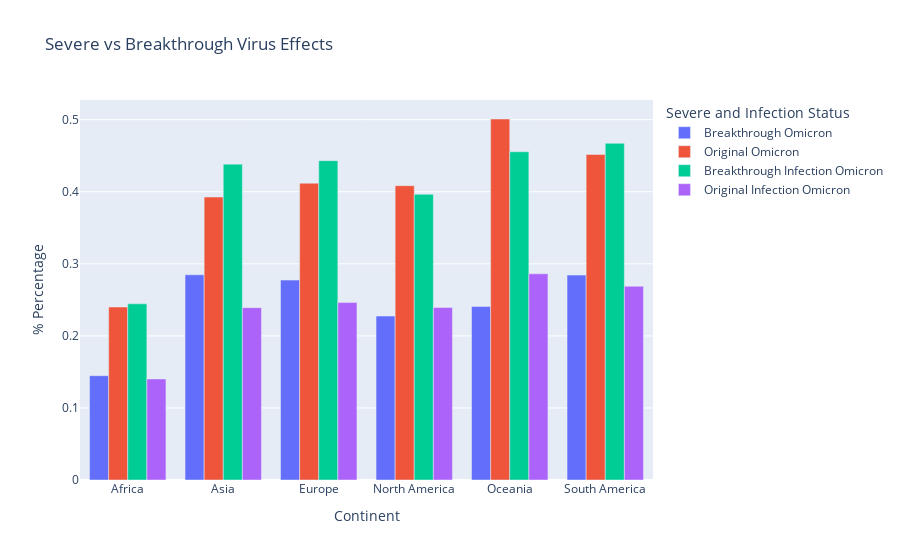

The cell this chart's notebook holds for it:
### Markdown cell above
## In this graph we see most people are more likely to be Susceptible from Breakthrough Omicron Infection compared to being protected Omicron Virus which is a huge deal compared to the last graph where the breakthrough virus was less percentage for susceptible even when vaccinated. We see that there is less percentage of protection against the Infection Omicron and an increase in Breakthrough Omicron compared to the last graph where people are less susceptible to get the breakthrough virus and infection. This shows that people getting vaccinated does have a higher chance of getting Omicron compared to the original virus.

### Code cell
# Since they are stored in dictionary, take the values and keys of the omicron virus and infection and 
# breakthrough omicron virus and infection and use them to make 
# a bar graph to show the comparison of the people that are vaccinated how many of them would be protected and how many
# even if they are vaccinated would get the virus and the infection
country14 = list(val7.keys())
country214 = list(val8.keys())
breakthrough4 = list(val7.values())
original4 = list(val8.values())
country135 = list(val9.keys())
country2135 = list(val10.keys())
breakthrough15 = list(val9.values())
original15 = list(val10.values())
# omicron breakthrough bar graph
databr2 = go.Bar(
    x = country14,
    y = breakthrough4,
    name = "Breakthrough Omicron"
)
# omicron virus bar graph
dataor2 = go.Bar(
    x = country214,
    y = original4,
    name = "Original Omicron"
)
# omicron breakthrough infection bar graph
databr21 = go.Bar(
    x = country135,
    y = breakthrough15,
    name = "Breakthrough Infection Omicron"
)
# omicron infection bar graph
dataor22 = go.Bar(
    x = country2135,
    y = original15,
    name = "Original Infection Omicron"
)
# store the bar graph values
databror1 = [databr2, dataor2, databr21, dataor22]

# create the bar graph
layoutorbr1 = go.Layout(title = 'Severe vs Breakthrough Virus Effects', legend_title='Severe and Infection Status', xaxis_title='Continent', yaxis_title='% Percentage')
figorbr1 = go.Figure(data = databror1, layout = layoutorbr1)

figorbr1.show()

### Figure 1 — Plotly figure (JSON) as saved in the notebook; plotly's stock layout.template omitted (floating-point values rounded to 4 significant figures)
{"data": [{"name": "Breakthrough Omicron", "type": "bar", "x": ["Africa", "Asia", "Europe", "North America", "Oceania", "South America"], "y": [0.1447, 0.2848, 0.2774, 0.2275, 0.2407, 0.2843]}, {"name": "Original Omicron", "type": "bar", "x": ["Africa", "Asia", "Europe", "North America", "Oceania", "South America"], "y": [0.24, 0.3927, 0.4119, 0.4085, 0.501, 0.4518]}, {"name": "Breakthrough Infection Omicron", "type": "bar", "x": ["Africa", "Asia", "Europe", "North America", "Oceania", "South America"], "y": [0.2445, 0.4384, 0.4431, 0.3965, 0.4555, 0.4673]}, {"name": "Original Infection Omicron", "type": "bar", "x": ["Africa", "Asia", "Europe", "North America", "Oceania", "South America"], "y": [0.1403, 0.2392, 0.2462, 0.2395, 0.2861, 0.2689]}], "layout": {"legend": {"title": {"text": "Severe and Infection Status"}}, "title": {"text": "Severe vs Breakthrough Virus Effects"}, "xaxis": {"title": {"text": "Continent"}}, "yaxis": {"title": {"text": "% Percentage"}}}}
